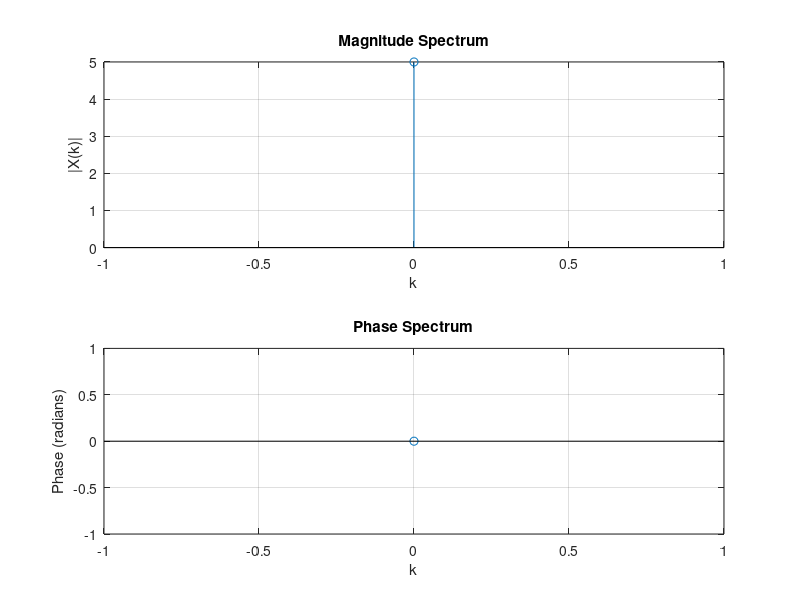

Reproduce this figure in MATLAB.
clc;
clear;
close all;

% Input sequence
x = input('Enter the sequence x[n]: ');

% Length of sequence
N = length(x);

% Compute FFT
X = fft(x);

% Display result
disp('FFT of the sequence:');
disp(X);

% Plot magnitude and phase
k = 0:N-1;

figure;

subplot(2,1,1);
stem(k, abs(X));
xlabel('k');
ylabel('|X(k)|');
title('Magnitude Spectrum');
grid on;

subplot(2,1,2);
stem(k, angle(X));
xlabel('k');
ylabel('Phase (radians)');
title('Phase Spectrum');
grid on;
